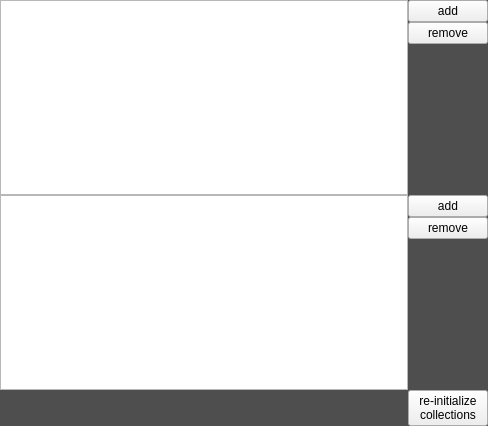
<?xml version="1.0" encoding="UTF-8"?>
<ui version="4.0">
 <class>MainWindow</class>
 <widget class="QWidget" name="MainWindow">
  <property name="geometry">
   <rect>
    <x>0</x>
    <y>0</y>
    <width>488</width>
    <height>426</height>
   </rect>
  </property>
  <property name="windowTitle">
   <string>account manager</string>
  </property>
  <property name="styleSheet">
   <string notr="true">QWidget#MainWindow {
	background-color : rgb(78,78,78)
}</string>
  </property>
  <layout class="QVBoxLayout" name="verticalLayout">
   <property name="spacing">
    <number>0</number>
   </property>
   <property name="margin">
    <number>0</number>
   </property>
   <item>
    <layout class="QGridLayout" name="gridLayout">
     <item row="1" column="2">
      <layout class="QVBoxLayout" name="publicVerticalLayout">
       <item>
        <widget class="QPushButton" name="addPublicPushButton">
         <property name="text">
          <string>add</string>
         </property>
        </widget>
       </item>
       <item>
        <widget class="QPushButton" name="removePublicPushButton">
         <property name="text">
          <string>remove</string>
         </property>
        </widget>
       </item>
       <item>
        <spacer name="verticalSpacer">
         <property name="orientation">
          <enum>Qt::Vertical</enum>
         </property>
         <property name="sizeHint" stdset="0">
          <size>
           <width>20</width>
           <height>40</height>
          </size>
         </property>
        </spacer>
       </item>
      </layout>
     </item>
     <item row="0" column="0">
      <widget class="QListView" name="authListView"/>
     </item>
     <item row="0" column="2">
      <layout class="QVBoxLayout" name="authVerticalLayout">
       <item>
        <widget class="QPushButton" name="addAuthPushButton">
         <property name="text">
          <string>add</string>
         </property>
        </widget>
       </item>
       <item>
        <widget class="QPushButton" name="removeAuthPushButton">
         <property name="text">
          <string>remove</string>
         </property>
        </widget>
       </item>
       <item>
        <spacer name="verticalSpacer_2">
         <property name="orientation">
          <enum>Qt::Vertical</enum>
         </property>
         <property name="sizeHint" stdset="0">
          <size>
           <width>20</width>
           <height>40</height>
          </size>
         </property>
        </spacer>
       </item>
      </layout>
     </item>
     <item row="1" column="0">
      <widget class="QListView" name="publicListView"/>
     </item>
     <item row="2" column="2">
      <widget class="QPushButton" name="reinitPushButton">
       <property name="text">
        <string>re-initialize
collections</string>
       </property>
      </widget>
     </item>
    </layout>
   </item>
  </layout>
 </widget>
 <resources/>
 <connections/>
</ui>
